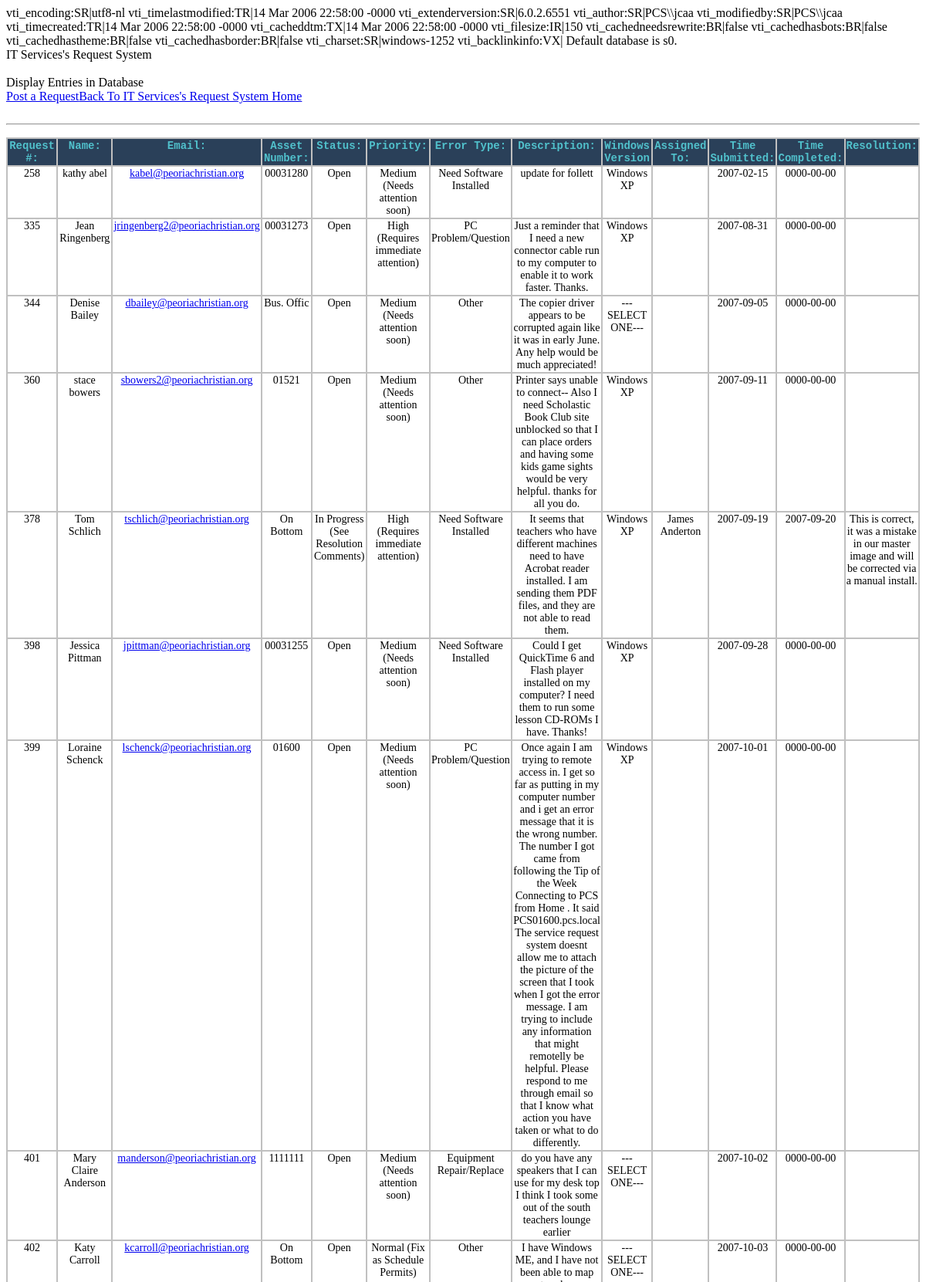
The page /it_srq_class.php?action=View (upper part) on the database its author committed.
### tables this page shows
CREATE TABLE `error_tracking` (
  `RegID` int(6) NOT NULL auto_increment,
  `Name` varchar(50) NOT NULL default '',
  `Email` varchar(50) NOT NULL default '',
  `AssetTag` varchar(10) NOT NULL default '',
  `Priority` varchar(50) NOT NULL default '',
  `Status` varchar(50) default NULL,
  `ErrorType` varchar(50) NOT NULL default '',
  `Description` text,
  `OS` varchar(50) default NULL,
  `Assigned` varchar(50) default NULL,
  `TimeStart` date default '0000-00-00',
  `TimeStop` date default '0000-00-00',
  `Resolution` text,
  PRIMARY KEY  (`RegID`),
  KEY `Name` (`Name`,`Email`,`AssetTag`,`Priority`,`Status`)
) TYPE=MyISAM AUTO_INCREMENT=432;

### it_srq_class.php (the view, shortened to what this page needs)
<?php
include '../functions_class.php';
$db_connection = new mysqli($host,$user,$pw,$database);
$request = new HTML_Functions();
$name = $_REQUEST['name'];
$assetNumber = $_REQUEST['assetNumber'];
$errorType = $_REQUEST['errorType'];
$email = $_REQUEST['email'];
$description = $_REQUEST['description'];
$priorityLevel = $_REQUEST['priorityLevel'];
$OS = $_REQUEST['OS'];
$timeStart= $_REQUEST['timeStart'];
$owner = "IT Services";
if ($result = mysqli_query($db_connection, "SELECT DATABASE()")) {
    $row = mysqli_fetch_row($result);
    printf("Default database is %s.\n", $row[0]);
    mysqli_free_result($result);} else{
    die ("Can't use $database : " . mysql_error());
}
$request->doctype("xtrans");
$request->html_beg();
$request->title("$owner&#39;s Request System");
$request->html_link("stylesheet", "text/css", "stylesheet1.css");
$request->html_end();
$request->div_beg("id_logo");
echo "IT Services&#39;s Request System";
$request->div_end();
$request->br();
if (!isset($_REQUEST['action'])){
post_entry($request, $owner);
}else{
  switch ($_REQUEST['action']){
    case ($_REQUEST['action']=="View"):
         echo "\nDisplay Entries in Database \n";
         display_entry($db_connection, $request, $owner, $view="display", $name, $email, $assetNumber, $priorityLevel, $status, $timeStart, $errorType, $description, $OS);
         break;
  }
}
function display_entry($fb_connection, $request, $owner, $view, $name, $email, $assetNumber, $priorityLevel, $status, $timeStart, $errorType, $description, $OS){
        $scriptORecords = "SELECT RegID,         " .
                 "  Name,	        " .
		 "  Email,		" .
		 "  AssetTag,		" .
		 "  Priority,		" .
		 "  Status,		" .
		 "  ErrorType,		" .
		 "  Description,	" .
		 "  OS,             	" .
                 "  Assigned,           " .
                 "  TimeStart,          " .
                 "  TimeStop,           " .
                 "  Resolution          " .
		 "  FROM error_tracking " .
                 "  WHERE `Status`!='Resolved (Completed)' AND `Status`!='Closed (Denied)' AND ErrorType!='Internal Task'";
       $scriptCRecords = "SELECT RegID,         " .
                 "  Name,	        " .
		 "  Email,		" .
		 "  AssetTag,		" .
		 "  Priority,		" .
		 "  Status,		" .
		 "  ErrorType,		" .
		 "  Description,	" .
		 "  OS,             	" .
                 "  Assigned,           " .
                 "  TimeStart,          " .
                 "  TimeStop,           " .
                 "  Resolution          " .
		 "  FROM error_tracking " .
                 "  WHERE `Status`='Resolved (Completed)' OR `Status`='Closed (Denied)'";
    if ($view=="display"){
      $script=$scriptORecords;
    }elseif ($view=="kbase"){
      $script=$scriptCRecords;
    }
    $results=mysqli_query($db_connection,$script);
    $request->div_beg("id_menu");
    $request->anchor("it_srq_class.php?action=Post", "Post a Request", "clamenuitem");
    $request->anchor("../../?section=51", "Back To $owner&#39;s Request System Home", "clamenuitem");
    $request->div_end();
    $request->br();
    $request->hr();
    $request->p_beg();
    $request->table_beg();
    	echo "<tr class=\"header\">\n";
          echo "<th><strong>Request #: </strong></th>\n";
          echo "<th><strong>Name: </strong></th>\n";
          echo "<th><strong>Email: </strong></th>\n";
          echo "<th><strong>Asset Number: </strong></th>\n";
          echo "<th><strong>Status: </strong></th>\n";
          echo "<th><strong>Priority: </strong></th>\n";
          echo "<th><strong>Error Type: </strong></th>\n";
          echo "<th><strong>Description: </strong></th>\n";
          echo "<th><strong>Windows Version </strong></th>\n";
          echo "<th><strong>Assigned To: </strong></th>\n";
          echo "<th><strong>Time Submitted: </strong></th>\n";
          echo "<th><strong>Time Completed: </strong></th>\n";
          echo "<th><strong>Resolution: </strong></th>\n";
        echo "</tr>\n";
    while ($row = mysqli_fetch_array($results)){
	echo "<tr class=\"request\">\n";
          echo "<td>", $row["RegID"], "</td>\n";
          echo "<td>", $row["Name"], "</td>\n";
          echo "<td><a href=\"mailto:",  $row["Email"],"\">", $row["Email"], "</a></td>\n";
          echo "<td>", $row["AssetTag"], "</td>\n";
          echo "<td>", $row["Status"], "</td>\n";
          echo "<td>", $row["Priority"], "</td>\n";
          echo "<td>", $row["ErrorType"], "</td>\n";
          echo "<td>", $row["Description"], "</td>\n";
          echo "<td>", $row["OS"], "</td>\n";
          echo "<td>", $row["Assigned"], "</td>\n";
          echo "<td>", $row["TimeStart"], "</td>\n";
          echo "<td>", $row["TimeStop"], "</td>\n";
          echo "<td>", $row["Resolution"], "</td>\n";
        echo "</tr>\n";
    }
    $request->table_end();
    $request->p_end();
}
?>

### functions_class.php (shortened to what this page needs)
<?php
class HTML_Functions{
function doctype($type = "xtrans"){
  if ($type != ""){
    $sel = substr($type, 0, 1);
    $val = substr($type, 1, (strlen($type)-1));
    switch ($sel){
      case $sel == "x":
        switch ($val){
          case $val == "trans":
            echo "<!DOCTYPE html PUBLIC \"-//W3C//DTD XHTML 1.0 Transitional//EN\" \"http://www.w3.org/TR/xhtml1/DTD/xhtml1-transitional.dtd\">\n";
            break;
        }
      break;
    }
    }
    else {
    }
}
function html_beg(){
  echo "<html>\n";
}
function html_end(){
  echo "</html>\n";
}
function html_idclass($id=""){
  if ($id !== ""){
    $sel = substr($id, 0, 3);
    $val = substr($id, 3, (strlen($id)-3));
    switch($sel){
      case $sel == "id_":
      	$id_="id=\"$val\"";
        return $this->$id_;
        break;
      case $sel == "cla":
      	$cla="class=\"$val\"";
        return $this->$cla;
        break;
    }
  }
  else{
  }
}
function anchor($link,$display,$css=""){
  if ($link != "" && $display != ""){
    echo "<a ", $this->html_idclass($css), " href=\"$link\" >$display</a>";
  }
  else{
    echo "";
  }
}
function div_beg($css=""){
  echo "  <div ", $this->html_idclass($css), ">\n";
}
function div_end(){
  echo "\n  </div>\n";
}
function hr($css=""){
  echo "  <hr ", $this->html_idclass($css), " />\n";
}
function p_beg(){
  echo "<p>";
}
function p_end(){
  echo "</p>\n";
}
function table_beg(){
  $attributes = func_get_args();
  if (($attributes[0] !== null)){
    foreach ($attributes as $value){
      $sel = substr($value, 0, 3);
      $val = substr($value, 3, (strlen($value)-3));
      $choose_attr[$sel] = $val;
    }
    echo "  <table";
    foreach ($choose_attr as $key => $value){
      switch ($key){
        case $key == "id_":
          echo " id=\"$value\"";
          break;
        case $key == "cla":
          echo " class=\"$value\"";
          break;
        case $key == "aln":
          echo " align=\"$value\"";
          break;
        case $key == "bgc":
          echo " bgcolor=\"$value\"";
          break;
        case $key == "bdr":
          echo " border=\"$value\"";
          break;
        case $key == "pad":
          echo " cellpadding=\"$value\"";
          break;
        case $key == "spa":
          echo " cellspacing=\"$value\"";
          break;
        case $key == "frm":
          echo " frame=\"$value\"";
          break;
        case $key == "rul":
          echo " rules=\"$value\"";
          break;
        case $key == "sum":
          echo " summary=\"$value\"";
          break;
        case $key == "wid":
          echo " width=\"$value\"";
          break;
        default:
          echo ">  ";
          break;
      }
    }
    echo ">";
  }
  else{
    echo "  <table>\n";
  }
}
function table_end(){
  echo "</table>\n";
}
function html_link($rel, $type, $href){
  if ($rel != "" && $href != "" && $type !=""){
    echo "  <link rel=\"$rel\" type=\"$type\" href=\"$href\" />\n";
  }
  else{
    echo "<!---Error Invalid Input in html_link function args. Check Arguments.";
  }
 }
}
?>

### stylesheet1.css (style rules this page uses)
table { TABLE-LAYOUT: auto; BORDER-COLLAPSE: collapse; }
th { BORDER-LEFT-COLOR: rgb(33,73,194); BORDER-BOTTOM-COLOR: rgb(33,73,194); COLOR: rgb(81,193,204); BORDER-TOP-COLOR: rgb(33,73,194); FONT-STYLE: normal; FONT-FAMILY: Courier New, Courier, monospace; BACKGROUND-COLOR: rgb(42,64,89); BORDER-RIGHT-COLOR: rgb(33,73,194) }
td, th { WIDTH: 10%; BORDER: 2px solid silver; VERTICAL-ALIGN: top; FONT-SIZE: 14; }
td { TEXT-ALIGN: center; }

### rows shown on the page
error_tracking: RegID "258", Name "kathy abel", Email "kabel@peoriachristian.org", AssetTag "00031280", Status "Open", Priority "Medium (Needs attention soon)", ErrorType "Need Software Installed", Description "update for follett", OS "Windows XP", TimeStart "2007-02-15", TimeStop "0000-00-00"
error_tracking: RegID "335", Name "Jean Ringenberg", Email "jringenberg2@peoriachristian.org", AssetTag "00031273", Status "Open", Priority "High (Requires immediate attention)", ErrorType "PC Problem/Question", Description "Just a reminder that I need a new connector cable run to my computer to enable it to work faster. Thanks.", OS "Windows XP", TimeStart "2007-08-31", TimeStop "0000-00-00"
error_tracking: RegID "344", Name "Denise Bailey", Email "dbailey@peoriachristian.org", AssetTag "Bus. Offic", Status "Open", Priority "Medium (Needs attention soon)", ErrorType "Other", Description "The copier driver appears to be corrupted again like it was in early June. Any help would be much appreciated!", OS "---SELECT ONE---", TimeStart "2007-09-05", TimeStop "0000-00-00"
error_tracking: RegID "360", Name "stace bowers", Email "sbowers2@peoriachristian.org", AssetTag "01521", Status "Open", Priority "Medium (Needs attention soon)", ErrorType "Other", Description "Printer says unable to connect-- Also I need Scholastic Book Club site unblocked so that I can place orders and having some kids game sights would be very helpful. thanks for all you do.", OS "Windows XP", TimeStart "2007-09-11", TimeStop "0000-00-00"
error_tracking: RegID "378", Name "Tom Schlich", Email "tschlich@peoriachristian.org", AssetTag "On Bottom", Status "In Progress (See Resolution Comments)", Priority "High (Requires immediate attention)", ErrorType "Need Software Installed", Description "It seems that teachers who have different machines need to have Acrobat reader installed. I am sending them PDF files, and they are not able to read them.", OS "Windows XP", Assigned "James Anderton", TimeStart "2007-09-19", TimeStop "2007-09-20", Resolution "This is correct, it was a mistake in our master image and will be corrected via a manual install."
error_tracking: RegID "398", Name "Jessica Pittman", Email "jpittman@peoriachristian.org", AssetTag "00031255", Status "Open", Priority "Medium (Needs attention soon)", ErrorType "Need Software Installed", Description "Could I get QuickTime 6 and Flash player installed on my computer? I need them to run some lesson CD-ROMs I have. Thanks!", OS "Windows XP", TimeStart "2007-09-28", TimeStop "0000-00-00"
error_tracking: RegID "399", Name "Loraine Schenck", Email "lschenck@peoriachristian.org", AssetTag "01600", Status "Open", Priority "Medium (Needs attention soon)", ErrorType "PC Problem/Question", Description "Once again I am trying to remote access in. I get so far as putting in my computer number and i get an error message that it is the wrong number. The number I got came from following the Tip of the Week Connecting to PCS from Home . It said PCS01600.pcs.local The service request system doesnt allow me to attach the picture of the screen that I took when I got the error message. I am trying to include any information that might remotelly be helpful. Please respond to me through email so that I know what action you have taken or what to do differently.", OS "Windows XP", TimeStart "2007-10-01", TimeStop "0000-00-00"
error_tracking: RegID "401", Name "Mary Claire Anderson", Email "manderson@peoriachristian.org", AssetTag "1111111", Status "Open", Priority "Medium (Needs attention soon)", ErrorType "Equipment Repair/Replace", Description "do you have any speakers that I can use for my desk top I think I took some out of the south teachers lounge earlier", OS "---SELECT ONE---", TimeStart "2007-10-02", TimeStop "0000-00-00"
error_tracking: RegID "402", Name "Katy Carroll", Email "kcarroll@peoriachristian.org", AssetTag "On Bottom", Status "Open", Priority "Normal (Fix as Schedule Permits)", ErrorType "Other", OS "---SELECT ONE---", TimeStart "2007-10-03", TimeStop "0000-00-00"

### other values the page prints
$row[0] "s0"
$display "Post a Request Back To IT Services's Request System Home"
